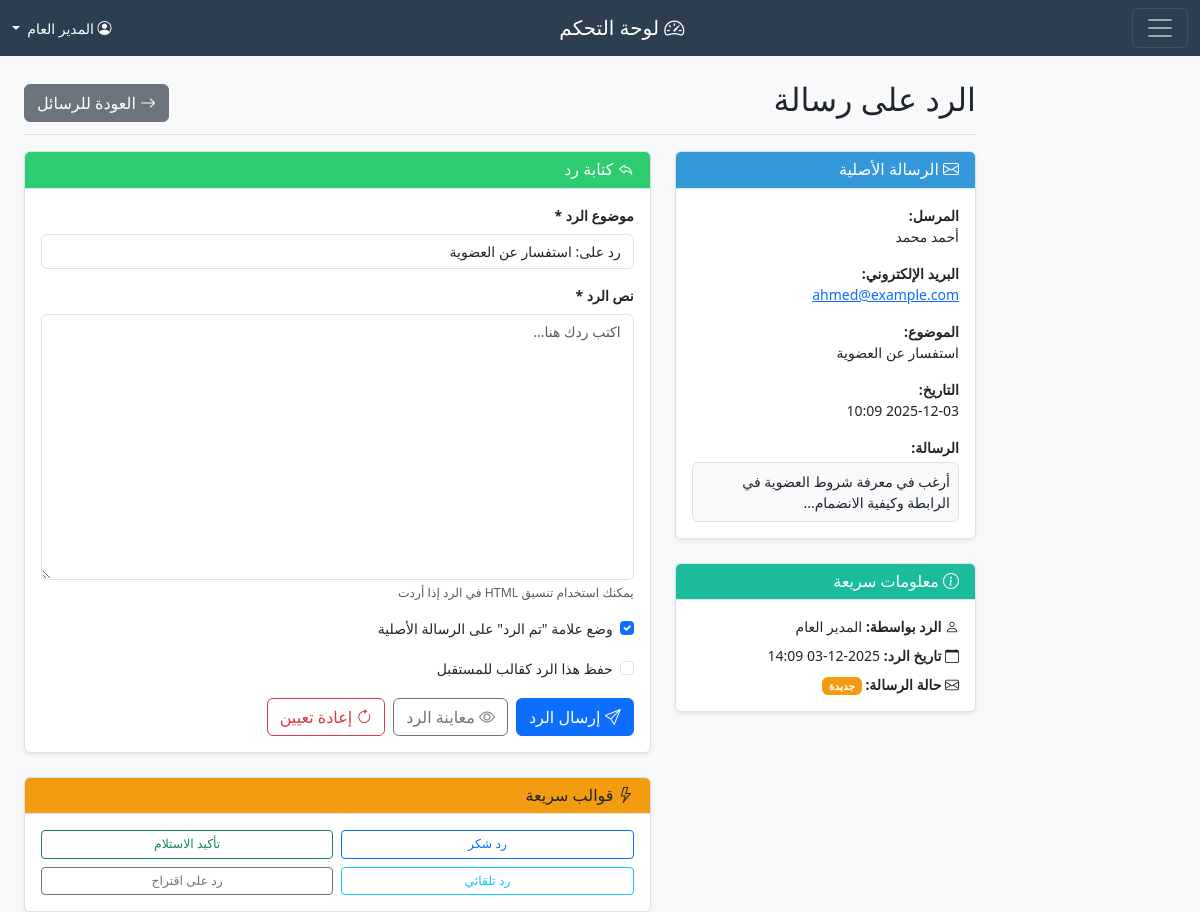
The app's page /admin/reply-message.php?id=1 (signed in) with its own data.
### tables this page shows
CREATE TABLE contact_messages (
    id INT PRIMARY KEY AUTO_INCREMENT,
    name VARCHAR(100) NOT NULL,
    email VARCHAR(100) NOT NULL,
    subject VARCHAR(255),
    message TEXT,
    status ENUM('new', 'replied') DEFAULT 'new',
    created_at TIMESTAMP DEFAULT CURRENT_TIMESTAMP
);

### admin/reply-message.php (the view, shortened to what this page needs)
<?php
require_once '../functions.php';
$message_id = intval($_GET['id']);
$stmt = $pdo->prepare("SELECT * FROM contact_messages WHERE id = ?");
$stmt->execute([$message_id]);
$message = $stmt->fetch();
include 'includes/header.php';
?>
<div class="container-fluid mt-5">
    <div class="row">
        <main class="col-md-9 ms-sm-auto col-lg-10 px-md-4">
            <div class="d-flex justify-content-between flex-wrap flex-md-nowrap align-items-center pt-3 pb-2 mb-3 border-bottom">
                <h1 class="h2">الرد على رسالة</h1>
                <div class="btn-toolbar mb-2 mb-md-0">
                    <a href="messages.php" class="btn btn-secondary">
                        <i class="bi bi-arrow-right"></i> العودة للرسائل
                    </a>
                </div>
            </div>
            <div class="row">
                <div class="col-lg-4 mb-4">
                    <div class="card">
                        <div class="card-header bg-primary text-white">
                            <h6 class="mb-0"><i class="bi bi-envelope"></i> الرسالة الأصلية</h6>
                        </div>
                        <div class="card-body">
                            <div class="mb-3">
                                <strong>المرسل:</strong><br>
                                <?php echo $message['name']; ?>
                            </div>
                            <div class="mb-3">
                                <strong>البريد الإلكتروني:</strong><br>
                                <a href="mailto:<?php echo $message['email']; ?>">
                                    <?php echo $message['email']; ?>
                                </a>
                            </div>
                            <div class="mb-3">
                                <strong>الموضوع:</strong><br>
                                <?php echo $message['subject']; ?>
                            </div>
                            <div class="mb-3">
                                <strong>التاريخ:</strong><br>
                                <?php echo date('Y-m-d H:i', strtotime($message['created_at'])); ?>
                            </div>
                            <div>
                                <strong>الرسالة:</strong><br>
                                <div class="border rounded p-2 bg-light mt-1">
                                    <?php echo nl2br(htmlspecialchars($message['message'])); ?>
                                </div>
                            </div>
                        </div>
                    </div>
                    <div class="card mt-4">
                        <div class="card-header bg-info text-white">
                            <h6 class="mb-0"><i class="bi bi-info-circle"></i> معلومات سريعة</h6>
                        </div>
                        <div class="card-body">
                            <div class="mb-2">
                                <i class="bi bi-person"></i>
                                <strong>الرد بواسطة:</strong> <?php echo $_SESSION['user_name']; ?>
                            </div>
                            <div class="mb-2">
                                <i class="bi bi-calendar"></i>
                                <strong>تاريخ الرد:</strong> <?php echo date('Y-m-d H:i'); ?>
                            </div>
                            <div>
                                <i class="bi bi-envelope"></i>
                                <strong>حالة الرسالة:</strong>
                                <span class="badge bg-<?php echo $message['status'] === 'new' ? 'warning' : 'success'; ?>">
                                    <?php echo $message['status'] === 'new' ? 'جديدة' : 'تم الرد'; ?>
                                </span>
                            </div>
                        </div>
                    </div>
                </div>
                <div class="col-lg-8">
                    <div class="card">
                        <div class="card-header bg-success text-white">
                            <h6 class="mb-0"><i class="bi bi-reply"></i> كتابة رد</h6>
                        </div>
                        <div class="card-body">
                            <form method="POST">
                                <div class="mb-3">
                                    <label for="reply_subject" class="form-label">موضوع الرد *</label>
                                    <input type="text" class="form-control" id="reply_subject" name="reply_subject"
                                           value="رد على: <?php echo $message['subject']; ?>" required>
                                </div>
                                <div class="mb-3">
                                    <label for="reply_message" class="form-label">نص الرد *</label>
                                    <textarea class="form-control" id="reply_message" name="reply_message"
                                              rows="12" required placeholder="اكتب ردك هنا..."></textarea>
                                    <div class="form-text">
                                        يمكنك استخدام تنسيق HTML في الرد إذا أردت
                                    </div>
                                </div>
                                <div class="mb-3">
                                    <div class="form-check">
                                        <input class="form-check-input" type="checkbox" id="mark_as_replied"
                                               name="mark_as_replied" value="1" checked>
                                        <label class="form-check-label" for="mark_as_replied">
                                            وضع علامة "تم الرد" على الرسالة الأصلية
                                        </label>
                                    </div>
                                </div>
                                <div class="mb-3">
                                    <div class="form-check">
                                        <input class="form-check-input" type="checkbox" id="save_template"
                                               name="save_template" value="1">
                                        <label class="form-check-label" for="save_template">
                                            حفظ هذا الرد كقالب للمستقبل
                                        </label>
                                    </div>
                                </div>
                                <div class="d-flex gap-2">
                                    <button type="submit" class="btn btn-primary">
                                        <i class="bi bi-send"></i> إرسال الرد
                                    </button>
                                    <button type="button" class="btn btn-outline-secondary" onclick="previewReply()">
                                        <i class="bi bi-eye"></i> معاينة الرد
                                    </button>
                                    <button type="reset" class="btn btn-outline-danger">
                                        <i class="bi bi-arrow-clockwise"></i> إعادة تعيين
                                    </button>
                                </div>
                            </form>
                        </div>
                    </div>
                    <div class="card mt-4">
                        <div class="card-header bg-warning text-dark">
                            <h6 class="mb-0"><i class="bi bi-lightning"></i> قوالب سريعة</h6>
                        </div>
                        <div class="card-body">
                            <div class="row g-2">
                                <div class="col-md-6">
                                    <button type="button" class="btn btn-outline-primary btn-sm w-100"
                                            onclick="loadTemplate('شكراً لتواصلكم')">
                                        رد شكر
                                    </button>
                                </div>
                                <div class="col-md-6">
                                    <button type="button" class="btn btn-outline-success btn-sm w-100"
                                            onclick="loadTemplate('تم استلام طلبك')">
                                        تأكيد الاستلام
                                    </button>
                                </div>
                                <div class="col-md-6">
                                    <button type="button" class="btn btn-outline-info btn-sm w-100"
                                            onclick="loadTemplate('سيتم الرد قريباً')">
                                        رد تلقائي
                                    </button>
                                </div>
                                <div class="col-md-6">
                                    <button type="button" class="btn btn-outline-secondary btn-sm w-100"
                                            onclick="loadTemplate('نقدر اقتراحكم')">
                                        رد على اقتراح
                                    </button>
                                </div>
                            </div>
                        </div>
                    </div>
                </div>
            </div>
        </main>
    </div>
</div>
<?php include 'includes/footer.php'; ?>

### css/admin.css (style rules this page uses)
body { background-color: #f8f9fa; font-size: 0.875rem; }
main { padding-top: 1rem; }
.card { box-shadow: 0 0.125rem 0.25rem rgba(0, 0, 0, 0.075); border: 1px solid #dee2e6; }
.card-header { background-color: #f8f9fa; border-bottom: 1px solid #dee2e6; font-weight: 600; }
.btn-sm { padding: 0.25rem 0.5rem; font-size: 0.775rem; }
.form-control, .form-select { font-size: 0.875rem; }
.form-label { font-weight: 600; margin-bottom: 0.5rem; font-size: 0.875rem; }
.bg-primary { background-color: #3498db !important; }
.bg-success { background-color: #2ecc71 !important; }
.bg-warning { background-color: #f39c12 !important; }
.bg-info { background-color: #1abc9c !important; }

### records on screen
contact_messages: name "أحمد محمد", email "ahmed@example.com", subject "استفسار عن العضوية", created_at "2025-12-03 10:09", message "أرغب في معرفة شروط العضوية في الرابطة وكيفية الانضمام...", reply_subject "رد على: استفسار عن العضوية"

### other values on screen
$_SESSION['user_name'] "المدير العام"
